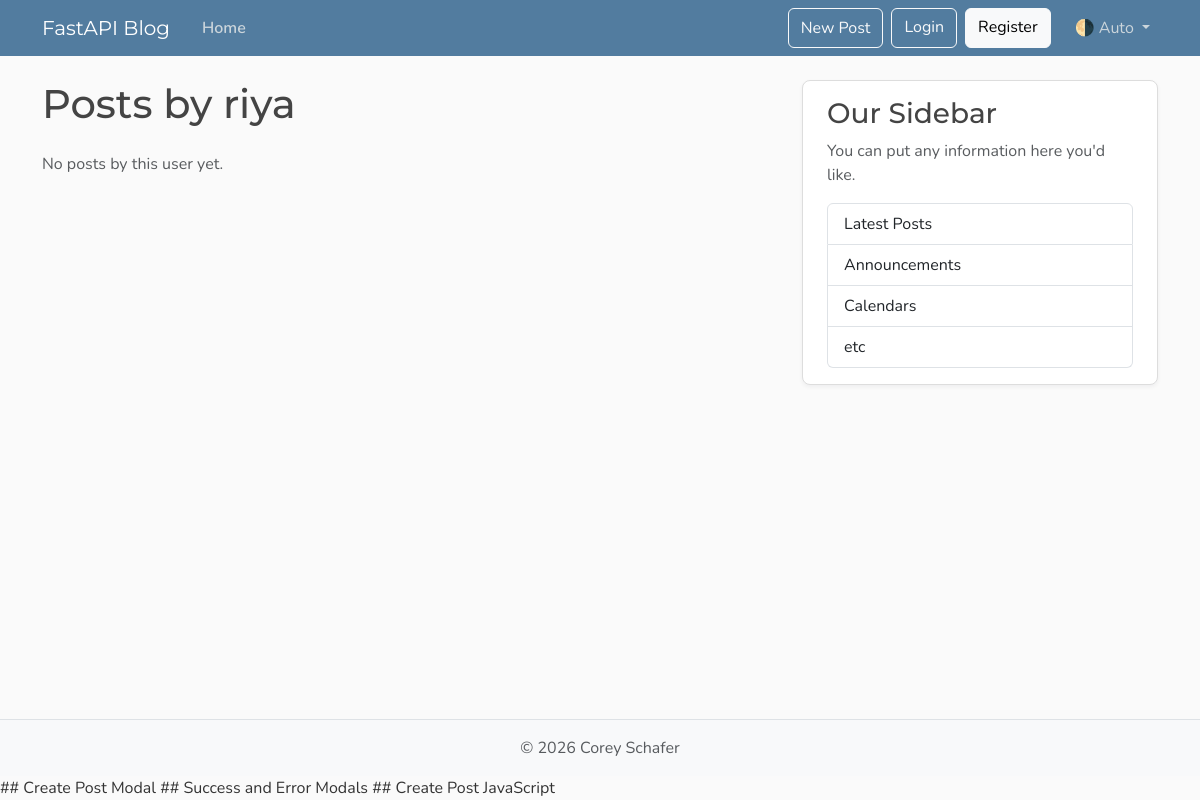
The page /users/2/posts on the database as committed earlier.
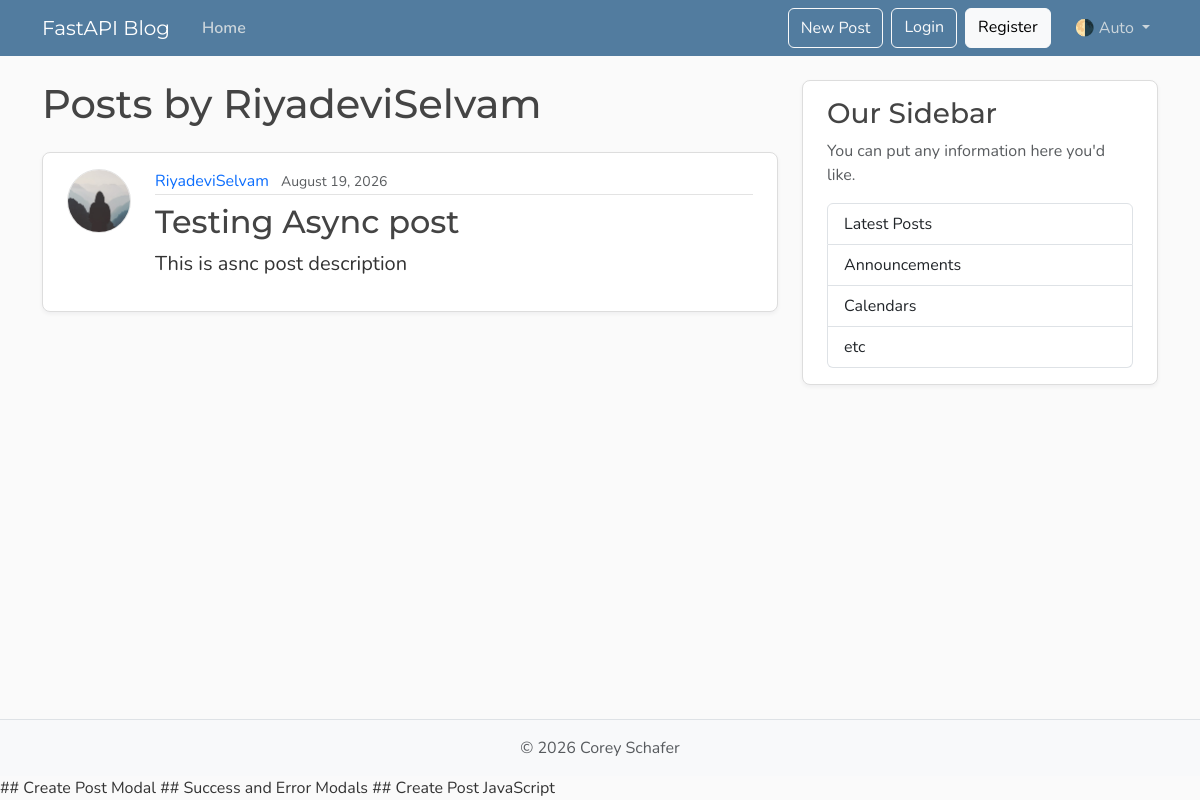
The same page on the database as committed later.
### models.py (models this page shows, shortened)
class User(Base):
    __tablename__ = "users"
    id: Mapped[int] = mapped_column(Integer, primary_key=True, index=True)
    username: Mapped[str] = mapped_column(String(50), unique=True, nullable=False)
    email: Mapped[str] = mapped_column(String(120), unique=True, nullable=False)
    image_file:  Mapped[Optional[str]] = mapped_column(
        String(200),
        nullable=True,
        default=None,
    )
    posts: Mapped[List[Post]] = relationship(back_populates="author", cascade="all, delete-orphan", )

class Post(Base):
    __tablename__ = "posts"
    id: Mapped[int] = mapped_column(Integer, primary_key=True, index=True)
    title: Mapped[str] = mapped_column(String(100), nullable=False)
    content: Mapped[str] = mapped_column(Text, nullable=False)
    user_id: Mapped[int] = mapped_column(
        ForeignKey("users.id"),
        nullable=False,
        index=True,
    )
    date_posted: Mapped[datetime] = mapped_column(
        DateTime(timezone=True),
        default=lambda: datetime.now(timezone.utc),
    )
    author: Mapped[User] = relationship(back_populates="posts")

### main.py (the view)
@app.get("/users/{user_id}/posts", include_in_schema=False, name="user_posts")
async def user_posts_page(
    request: Request,
    user_id: int,
    db: Annotated[AsyncSession, Depends(get_db)],
):
    result = await db.execute(select(models.User).where(models.User.id == user_id))
    user = result.scalars().first()
    if not user:
        raise HTTPException(
            status_code=status.HTTP_404_NOT_FOUND,
            detail="User not found",
        )
    result = await db.execute(
        select(models.Post)
        .options(selectinload(models.Post.author))
        .where(models.Post.user_id == user_id)
        .order_by(models.Post.date_posted.desc()),
    )
    posts = result.scalars().all()
    return templates.TemplateResponse(
        request,
        "user_posts.html",
        {"posts": posts, "user": user, "title": f"{user.username}'s Posts"},
    )

### templates/user_posts.html
{% extends "layout.html" %}
{% block content %}
  <h1 class="mb-4">Posts by {{ user.username }}</h1>
  {% for post in posts %}
    <article class="content-section py-3 px-4 mb-4">
      <div class="d-flex align-items-start gap-4">
        <img class="rounded-circle article-img flex-shrink-0"
             src="{{ post.author.image_path }}"
             alt="{{ post.author.username }}'s profile picture"
             width="64"
             height="64"
             loading="lazy">
        <div class="flex-grow-1">
          <div class="article-metadata mb-2">
            <a class="me-2"
               href="{{ url_for('user_posts', user_id=post.author.id) }}">{{ post.author.username }}</a>
            <small class="text-body-secondary">{{ post.date_posted.strftime("%B %d, %Y") }}</small>
          </div>
          <h2>
            <a class="article-title"
               href="{{ url_for('post_page', post_id=post.id) }}">{{ post.title }}</a>
          </h2>
          <p class="article-content">{{ post.content }}</p>
        </div>
      </div>
    </article>
  {% else %}
    <p class="text-body-secondary">No posts by this user yet.</p>
  {% endfor %}
{% endblock content %}

Rows that differ between the two databases and show on the page:
changed User: username "riya" → "RiyadeviSelvam"
added Post: author.username "RiyadeviSelvam", date_posted "August 19, 2026", title "Testing Async post", content "This is asnc post description"
Other text that changed with them:
text no longer shown: "No posts by this user yet."
